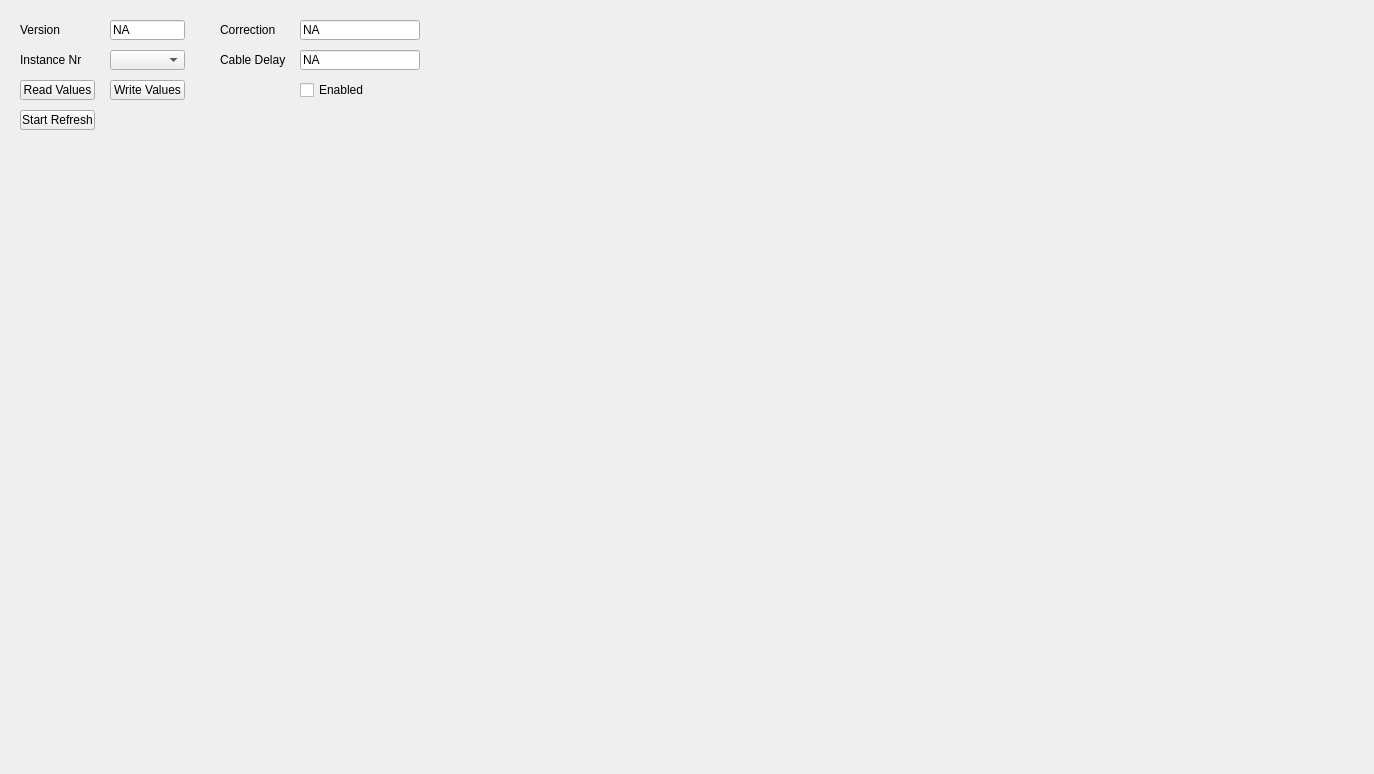
<?xml version="1.0" encoding="UTF-8"?>
<ui version="4.0">
 <class>Ucm_IrigSlaveTab</class>
 <widget class="QWidget" name="Ucm_IrigSlaveTab">
  <property name="geometry">
   <rect>
    <x>0</x>
    <y>0</y>
    <width>1374</width>
    <height>774</height>
   </rect>
  </property>
  <property name="windowTitle">
   <string>Form</string>
  </property>
  <widget class="QLabel" name="IrigSlaveVersionLabel">
   <property name="geometry">
    <rect>
     <x>20</x>
     <y>20</y>
     <width>80</width>
     <height>20</height>
    </rect>
   </property>
   <property name="text">
    <string>Version</string>
   </property>
  </widget>
  <widget class="QComboBox" name="IrigSlaveInstanceComboBox">
   <property name="geometry">
    <rect>
     <x>110</x>
     <y>50</y>
     <width>75</width>
     <height>20</height>
    </rect>
   </property>
  </widget>
  <widget class="QLabel" name="IrigSlaveCableDelayLabel">
   <property name="geometry">
    <rect>
     <x>220</x>
     <y>50</y>
     <width>80</width>
     <height>20</height>
    </rect>
   </property>
   <property name="text">
    <string>Cable Delay</string>
   </property>
  </widget>
  <widget class="QLineEdit" name="IrigSlaveCorrectionValue">
   <property name="enabled">
    <bool>true</bool>
   </property>
   <property name="geometry">
    <rect>
     <x>300</x>
     <y>20</y>
     <width>120</width>
     <height>20</height>
    </rect>
   </property>
   <property name="text">
    <string>NA</string>
   </property>
   <property name="readOnly">
    <bool>false</bool>
   </property>
  </widget>
  <widget class="QCheckBox" name="IrigSlaveEnableCheckBox">
   <property name="geometry">
    <rect>
     <x>300</x>
     <y>80</y>
     <width>80</width>
     <height>20</height>
    </rect>
   </property>
   <property name="text">
    <string>Enabled</string>
   </property>
  </widget>
  <widget class="QPushButton" name="IrigSlaveReadValuesButton">
   <property name="geometry">
    <rect>
     <x>20</x>
     <y>80</y>
     <width>75</width>
     <height>20</height>
    </rect>
   </property>
   <property name="text">
    <string>Read Values</string>
   </property>
  </widget>
  <widget class="QPushButton" name="IrigSlaveAutoRefreshButton">
   <property name="geometry">
    <rect>
     <x>20</x>
     <y>110</y>
     <width>75</width>
     <height>20</height>
    </rect>
   </property>
   <property name="text">
    <string>Start Refresh</string>
   </property>
  </widget>
  <widget class="QLineEdit" name="IrigSlaveVersionValue">
   <property name="enabled">
    <bool>true</bool>
   </property>
   <property name="geometry">
    <rect>
     <x>110</x>
     <y>20</y>
     <width>75</width>
     <height>20</height>
    </rect>
   </property>
   <property name="text">
    <string>NA</string>
   </property>
   <property name="readOnly">
    <bool>true</bool>
   </property>
  </widget>
  <widget class="QLineEdit" name="IrigSlaveCableDelayValue">
   <property name="geometry">
    <rect>
     <x>300</x>
     <y>50</y>
     <width>120</width>
     <height>20</height>
    </rect>
   </property>
   <property name="text">
    <string>NA</string>
   </property>
  </widget>
  <widget class="QPushButton" name="IrigSlaveWriteValuesButton">
   <property name="geometry">
    <rect>
     <x>110</x>
     <y>80</y>
     <width>75</width>
     <height>20</height>
    </rect>
   </property>
   <property name="text">
    <string>Write Values</string>
   </property>
  </widget>
  <widget class="QLabel" name="IrigSlaveCorrectionLabel">
   <property name="geometry">
    <rect>
     <x>220</x>
     <y>20</y>
     <width>80</width>
     <height>20</height>
    </rect>
   </property>
   <property name="text">
    <string>Correction</string>
   </property>
  </widget>
  <widget class="QLabel" name="IrigSlaveInstanceLabel">
   <property name="geometry">
    <rect>
     <x>20</x>
     <y>50</y>
     <width>80</width>
     <height>20</height>
    </rect>
   </property>
   <property name="text">
    <string>Instance Nr</string>
   </property>
  </widget>
 </widget>
 <resources/>
 <connections/>
</ui>
